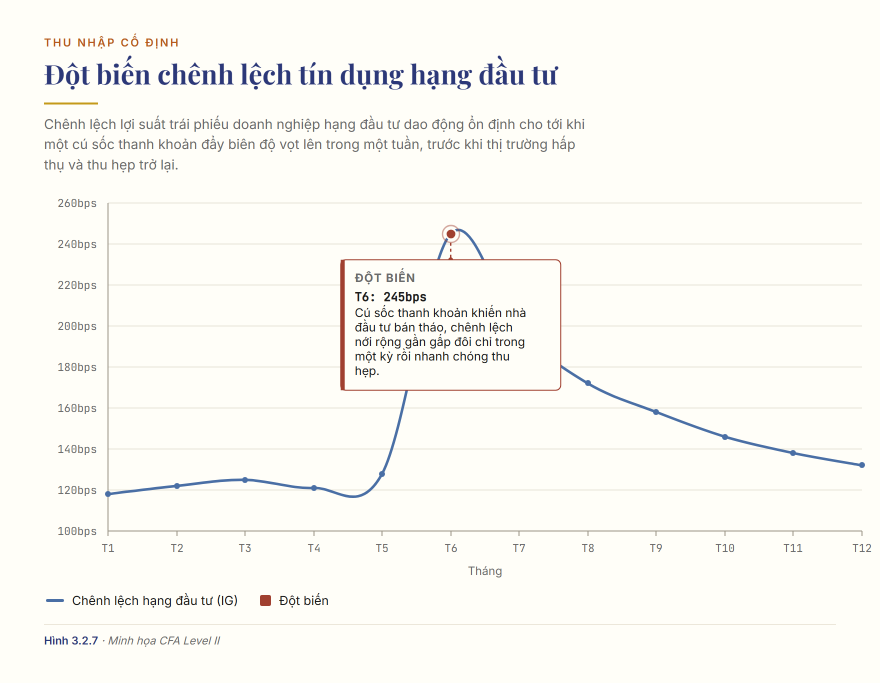
#> input picture _harvest/harvest-cfa-library/viz-samples/anomaly_callout.png, 1760 x 1366 px (shown at 1/2 size); its folder holds 2 pictures in this run
$ python smart_crop_169.py ../viz-samples
#> lines starting #> are read from the running program, lines starting #| are printed output that depends on the picture; after the words box and inside, x2 and y2 are one past the last pixel; in counts of white or black regions, pixels touching at a corner belong together
# -*- coding: utf-8 -*-
"""
Smart-crop ảnh vuông (Nano Banana) về banner 16:9 cho header module CFA.
Logic:
  1. Dò màu nền (mẫu 4 góc) → tìm bounding box của subject (pixel khác nền).
  2. Nếu subject lọt dải cao H*9/16 → crop dải 16:9 ôm trọn subject (ưu tiên giữ tâm subject).
  3. Nếu subject cao quá → KHÔNG cắt; nới canvas 2 bên bằng màu nền → đủ 16:9.
Usage:  python smart_crop_169.py <folder>   (mặc định: folder "raw" cạnh script)
Output: <folder>/../out_169/<tên file>_169.png
"""
import sys, os
from PIL import Image
import numpy as np

def bg_color(a):
    corners = np.vstack([a[:8, :8].reshape(-1, a.shape[2]),
                         a[:8, -8:].reshape(-1, a.shape[2]),
                         a[-8:, :8].reshape(-1, a.shape[2]),
                         a[-8:, -8:].reshape(-1, a.shape[2])])
    return np.median(corners, axis=0)

def subject_bbox(a, bg, tol=18):
    diff = np.abs(a.astype(int) - bg.astype(int)).sum(axis=2)
    mask = diff > tol
    ys, xs = np.where(mask)
    if len(ys) == 0: return None
    return ys.min(), ys.max(), xs.min(), xs.max()

def process(path, outdir):
#> called with path = '../viz-samples/anomaly_callout.png', outdir = '../out_169'
    im = Image.open(path).convert("RGB")
#> im is the input picture: PIL image 1760x1366 RGB; mean R, G, B 250.1, 249, 243.6
    a = np.array(im)
    H, W = a.shape[:2]
#> H = 1366; W = 1760
    target_h = int(round(W * 9 / 16))
#> target_h = 990
    bg = bg_color(a)
#> in bg_color, `corners = np.vstack([a[:8, :8].reshape(-1, a.shape[2]), a[:8, -8:].res..`: corners = 256 rows, first 8: [255, 254, 248], [255, 254, 248], [255, 254, 248], [255, 254, 248], [255, 254, 248], [255, 254, 248], [255, 254, 248], [255, 254, 248]
#> bg = [255, 254, 248]
    bb = subject_bbox(a, bg)
#> in subject_bbox, `diff = np.abs(a.astype(int) - bg.astype(int)).sum(axis=2)`:
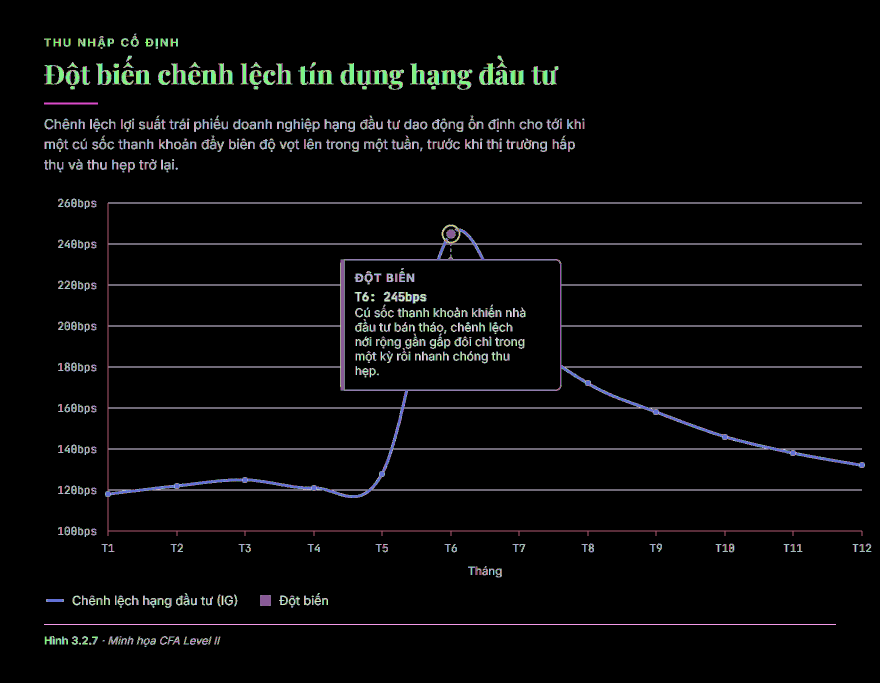
#> diff: shape (1366, 1760) int64 (shown at 1/2 size); 579 distinct labels, from 0 to 673; one colour per label, 0 black
#> in subject_bbox, `mask = diff > tol`:
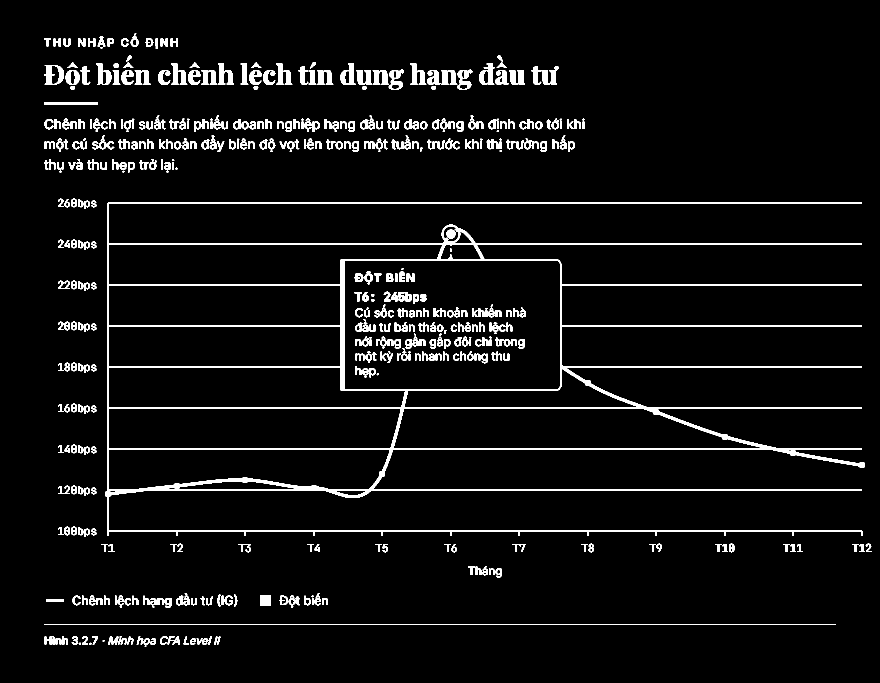
#> mask: shape (1366, 1760) bool (shown at 1/2 size); 4.8% white; 569 white regions (73 under 20 px), largest, box (x1, y1, x2, y2) and area: (210, 405, 1730, 1072) 41765, (88, 1248, 1672, 1250) 3168, (1062, 132, 1117, 170) 1008
#> bb = (67, 1293, 88, 1742)
    if bb is None:
        y0 = (H - target_h) // 2
        out = im.crop((0, y0, W, y0 + target_h))
    else:
        ymin, ymax, _, _ = bb
#> ymin = 67; ymax = 1293
        sub_h = ymax - ymin + 1
#> sub_h = 1227
        if sub_h <= target_h * 0.96:            # crop được: dải ôm subject
            cy = (ymin + ymax) // 2
            y0 = max(0, min(H - target_h, cy - target_h // 2))
            # nếu dải vẫn chém subject, ép về phía chứa subject
            if ymin < y0: y0 = ymin
            if ymax > y0 + target_h: y0 = ymax - target_h
            y0 = max(0, min(H - target_h, y0))
            out = im.crop((0, y0, W, y0 + target_h))
        else:                                    # subject quá cao: nới ngang
            new_w = int(round(H * 16 / 9))
#> new_w = 2428
            canvas = Image.new("RGB", (new_w, H), tuple(int(c) for c in bg))
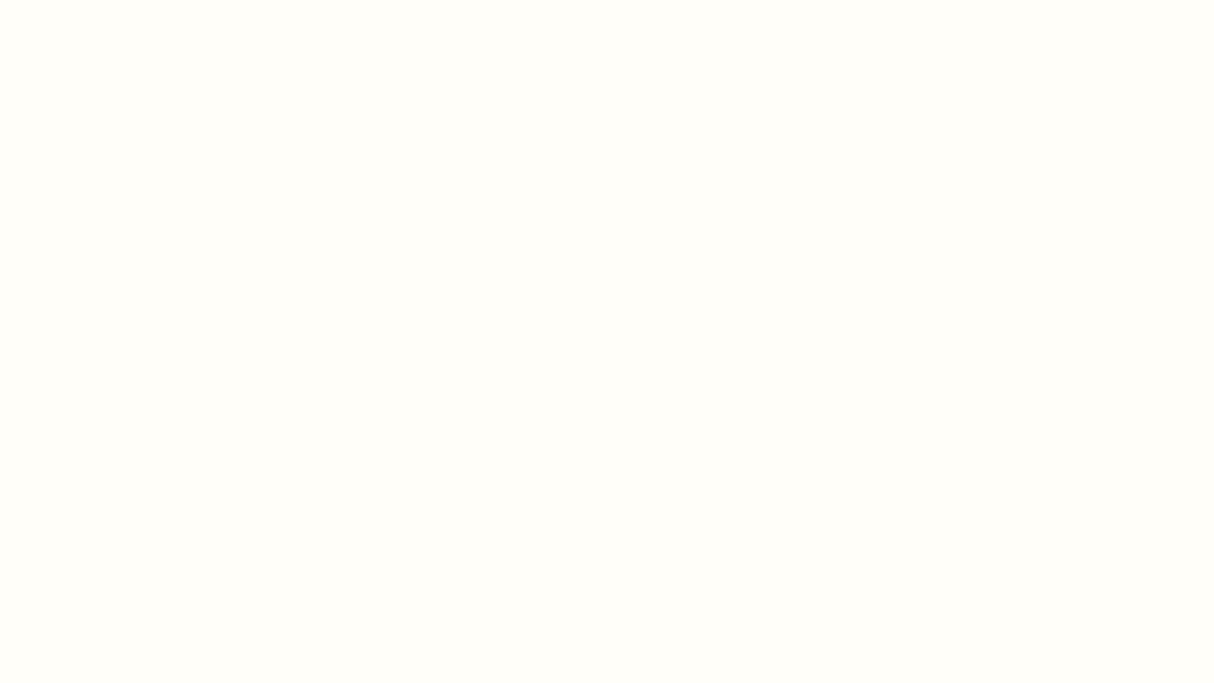
#> canvas: PIL image 2428x1366 RGB (shown at 1/2 size); mean R, G, B 255, 254, 248
            canvas.paste(im, ((new_w - W) // 2, 0))
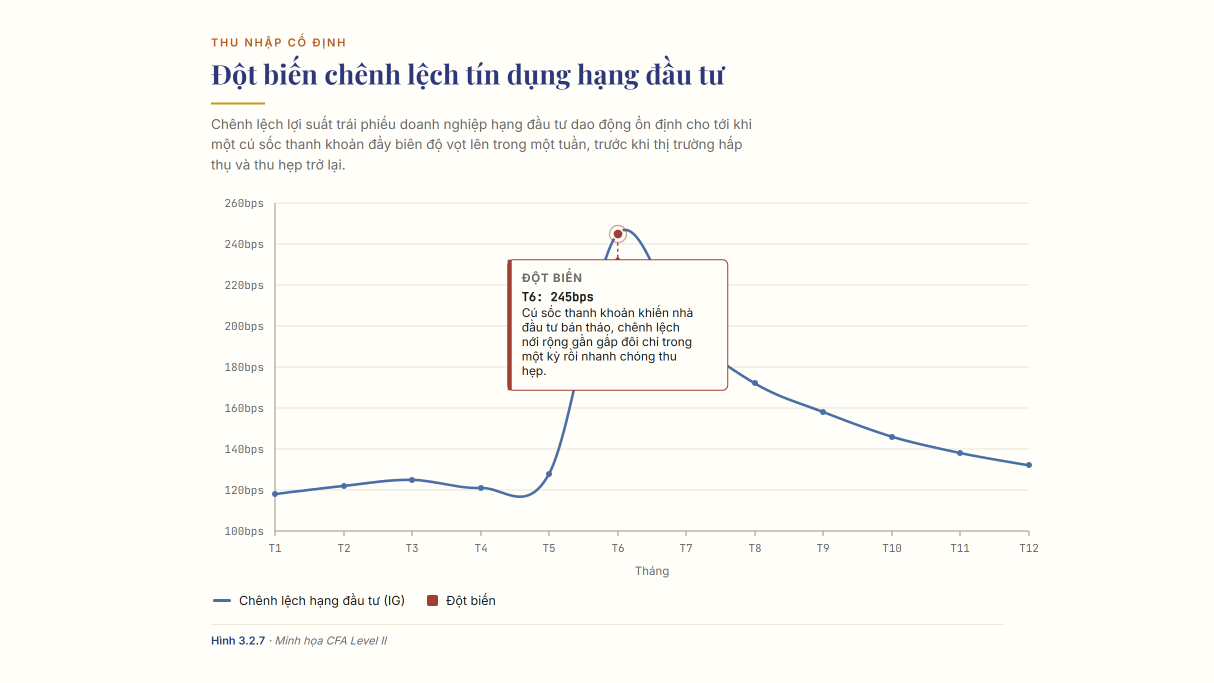
#> canvas: PIL image 2428x1366 RGB (shown at 1/2 size); mean R, G, B 251.5, 250.4, 244.8
            out = canvas
    name = os.path.splitext(os.path.basename(path))[0]
    outp = os.path.join(outdir, name + "_169.png")
    out.save(outp)
    print(f"{os.path.basename(path)} -> {out.size[0]}x{out.size[1]}  ({outp})")
#| anomaly_callout.png -> 2428x1366  (../out_169/anomaly_callout_169.png)

if __name__ == "__main__":
    src = sys.argv[1] if len(sys.argv) > 1 else os.path.join(os.path.dirname(__file__), "raw")
    outdir = os.path.join(os.path.dirname(src.rstrip("/\\")), "out_169")
    os.makedirs(outdir, exist_ok=True)
    files = [f for f in sorted(os.listdir(src)) if f.lower().endswith((".png", ".jpg", ".jpeg", ".webp"))]
    if not files: print("Không có ảnh trong", src); sys.exit(1)
    for f in files: process(os.path.join(src, f), outdir)
#> pass 2 of the loop `for f in files: process(os.path.join(src, f), outdir)`:
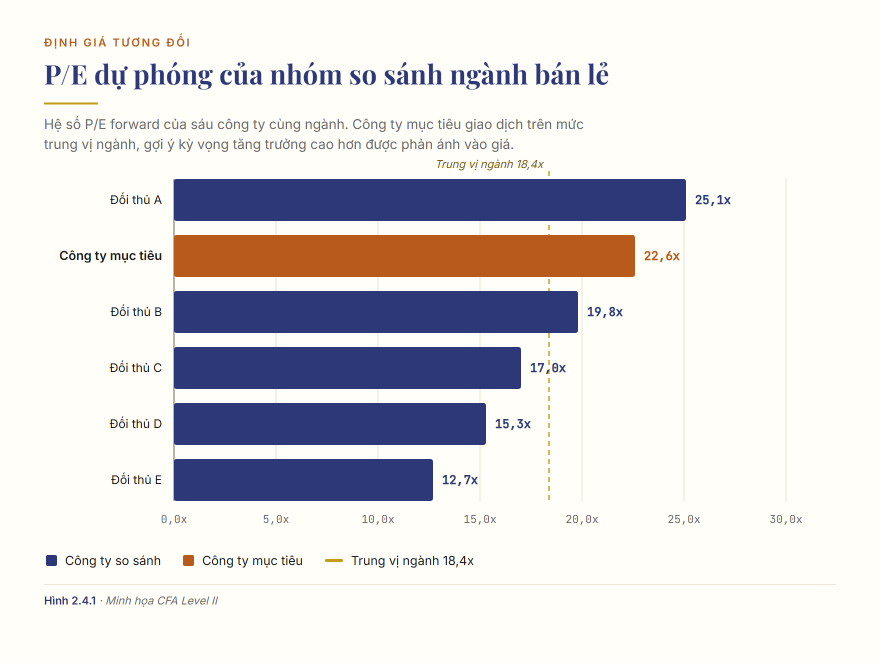
#> input picture _harvest/harvest-cfa-library/viz-samples/bar_compare.png, 1760 x 1326 px (shown at 1/2 size)
#> in process, im is the input picture: PIL image 1760x1326 RGB; mean R, G, B 221.3, 218.9, 220.7
#> diff: shape (1326, 1760) int64; 585 distinct labels, from 0 to 673
#> in subject_bbox (call 2), `mask = diff > tol`:
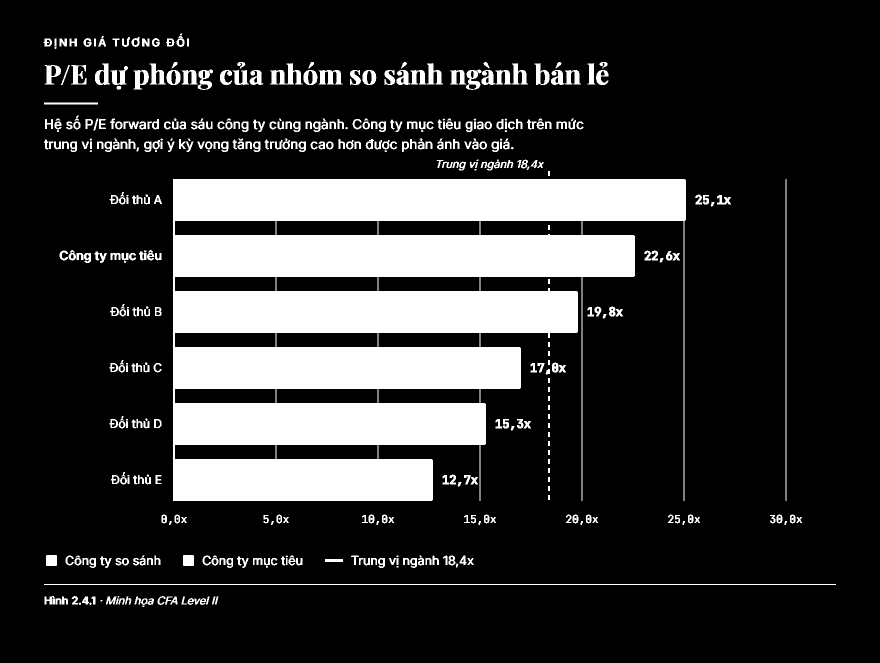
#> mask: shape (1326, 1760) bool (shown at 1/2 size); 19.6% white; 457 white regions (53 under 20 px), largest, box (x1, y1, x2, y2) and area: (346, 358, 1372, 1002) 390244, (88, 1168, 1672, 1170) 3168, (540, 126, 605, 169) 1305
#> bb = (67, 1213, 87, 1671)
#> ymax = 1213
#> sub_h = 1147
#> in process (call 2), `canvas.paste(im, ((new_w - W) // 2, 0))`:
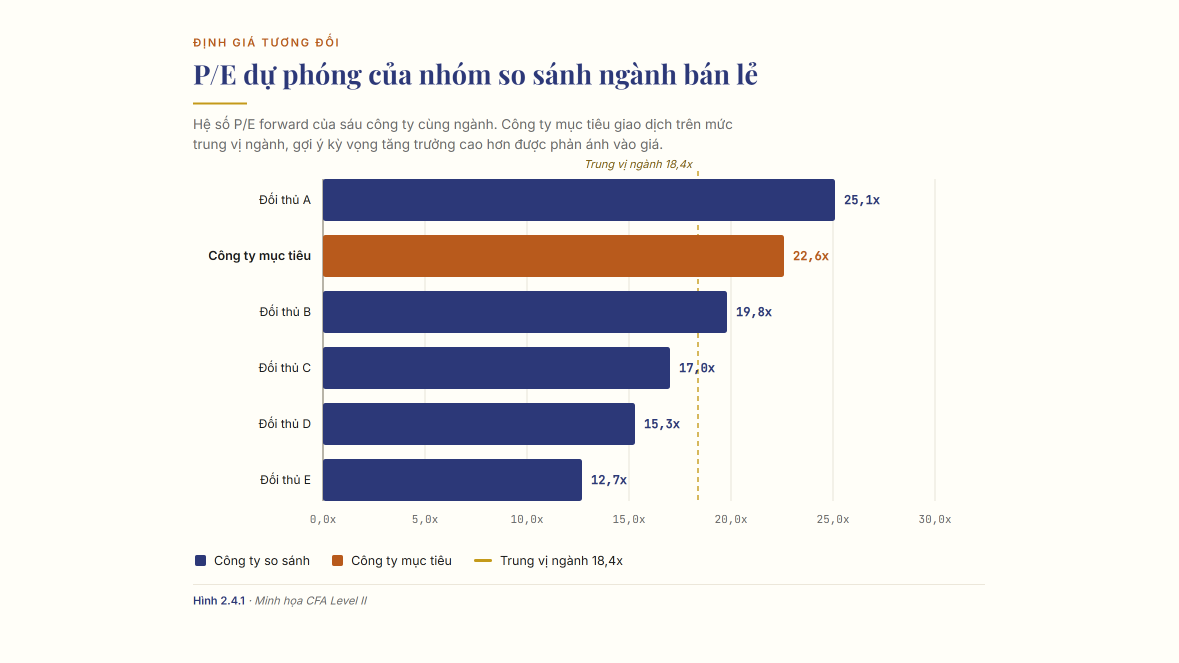
#> canvas: PIL image 2357x1326 RGB (shown at 1/2 size); mean R, G, B 229.8, 227.8, 227.6
#| bar_compare.png -> 2357x1326  (../out_169/bar_compare_169.png)
